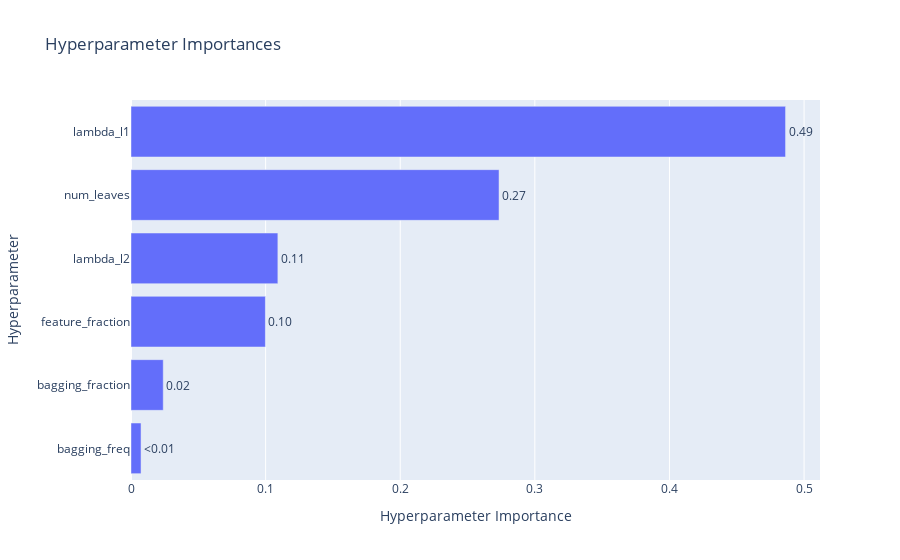

Notebook code for this chart:
### Code cell
optuna.visualization.plot_param_importances(study)

### Figure 1 — Plotly figure (JSON) as saved in the notebook; plotly's stock layout.template omitted (floating-point values rounded to 4 significant figures)
{"data": [{"cliponaxis": false, "hovertemplate": ["bagging_freq (IntDistribution): 0.007457929819529801<extra></extra>", "bagging_fraction (FloatDistribution): 0.02395088787555745<extra></extra>", "feature_fraction (FloatDistribution): 0.09984348507393287<extra></extra>", "lambda_l2 (FloatDistribution): 0.10910608690166182<extra></extra>", "num_leaves (IntDistribution): 0.27340173288181313<extra></extra>", "lambda_l1 (FloatDistribution): 0.4862398774475051<extra></extra>"], "name": "Objective Value", "orientation": "h", "text": ["<0.01", "0.02", "0.10", "0.11", "0.27", "0.49"], "textposition": "outside", "type": "bar", "x": [0.007458, 0.02395, 0.09984, 0.1091, 0.2734, 0.4862], "y": ["bagging_freq", "bagging_fraction", "feature_fraction", "lambda_l2", "num_leaves", "lambda_l1"]}], "layout": {"title": {"text": "Hyperparameter Importances"}, "xaxis": {"title": {"text": "Hyperparameter Importance"}}, "yaxis": {"title": {"text": "Hyperparameter"}}}}
